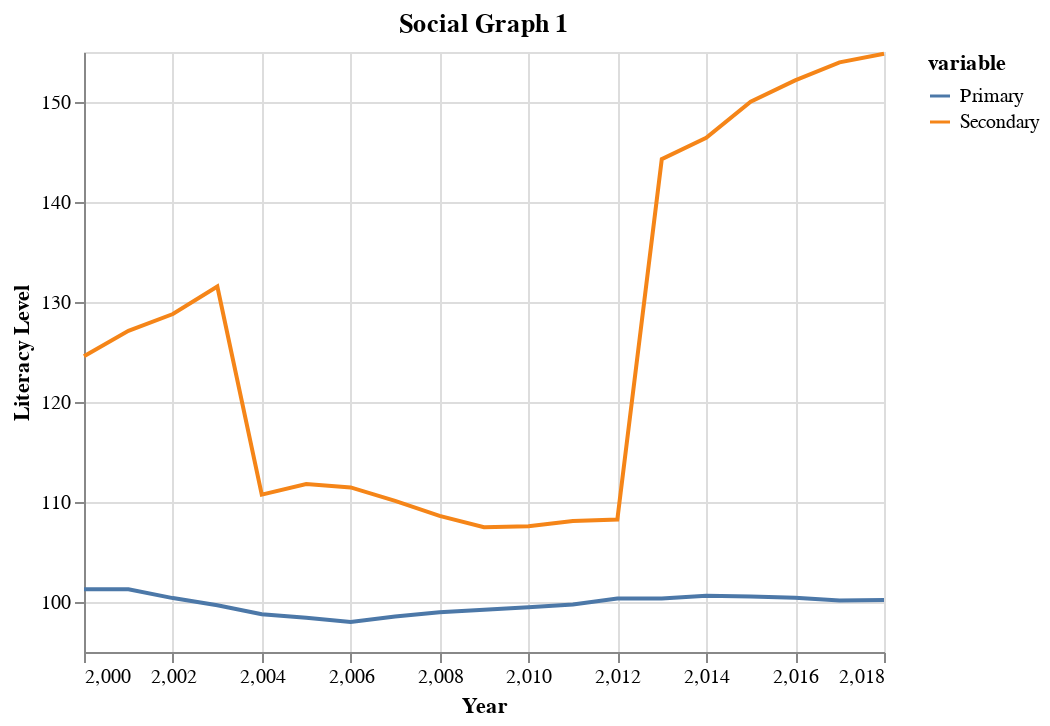

Notebook code cell kept with this figure:
### Code cell
alt.Chart(df).mark_line().transform_fold(
    fold=['Primary', 'Secondary'],
    as_=['variable', 'value']
).encode(
    alt.X('Year'),
    alt.Y('max(value):Q', title="Literacy Level", scale=alt.Scale(zero=False)),
    color='variable:N'
).properties(title="Social Graph 1")
